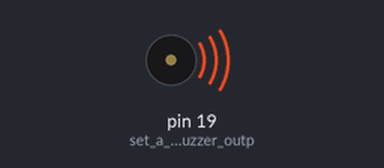
A sketch run on a simulated Arduino Uno, built with avr-gcc and run on an emulated ATmega328P. On the bench: buzzer (waves = sounding).

Above: at 0.5 s.
Timing chart, 0 to 4.6 s (numbered marks = the images above):
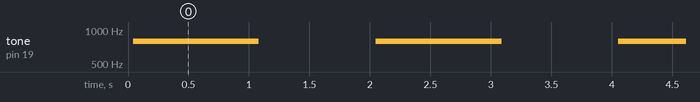

Measured:
- by itself, tone on pin 19 (set_a_pin_for_buzzer_outp): alternates 795 Hz for 1.0 s and silent for 0.97 s

The sketch:

buzzer.ino
```cpp
// Buzzer example function for the CEM-1203 buzzer (Sparkfun's part #COM-07950).
// by Rob Faludi
// http://www.faludi.com

void setup() {
  pinMode(19, OUTPUT); // set a pin for buzzer output
}

void loop() {
  buzz(19, 800, 1000); // buzz the buzzer on pin 4 at 2500Hz for 1000 milliseconds
  delay(1000); // wait a bit between buzzes
}

void buzz(int targetPin, long frequency, long length) {
  long delayValue = 1000000/frequency/2; // calculate the delay value between transitions
  //// 1 second's worth of microseconds, divided by the frequency, then split in half since
  //// there are two phases to each cycle
  long numCycles = frequency * length/ 1000; // calculate the number of cycles for proper timing
  //// multiply frequency, which is really cycles per second, by the number of seconds to
  //// get the total number of cycles to produce
 for (long i=0; i < numCycles; i++){ // for the calculated length of time...
    digitalWrite(targetPin,HIGH); // write the buzzer pin high to push out the diaphram
    delayMicroseconds(delayValue); // wait for the calculated delay value
    digitalWrite(targetPin,LOW); // write the buzzer pin low to pull back the diaphram
    delayMicroseconds(delayValue); // wait againf or the calculated delay value
  }
}
```
